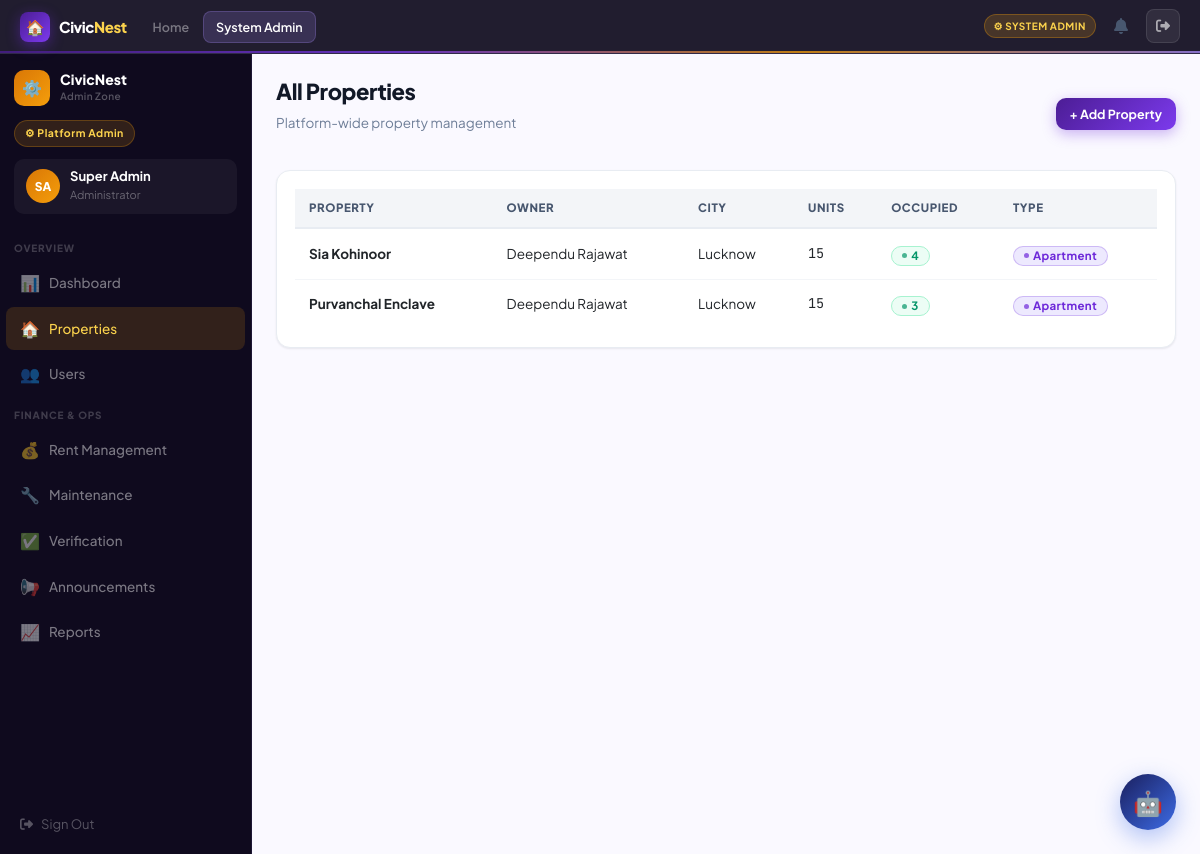
Screenshot of /admin-zone/properties/ (signed in) with the database file from the repository.
### accounts/models.py (models this page shows, shortened)
class User(AbstractUser):
    ROLE_CHOICES = [
        ('admin','Platform Admin'),
        ('owner','Property Owner'),
        ('tenant','Tenant'),
        ('society_admin','Society Admin'),
    ]
    role = models.CharField(max_length=20, choices=ROLE_CHOICES, default='tenant')
    phone = models.CharField(max_length=15, blank=True)
    avatar_initials = models.CharField(max_length=3, blank=True)
    profile_photo = models.ImageField(upload_to='avatars/', blank=True, null=True)

### core/models.py (models this page shows, shortened)
class Property(models.Model):
    TYPE_CHOICES = [('apartment','Apartment'),('villa','Villa'),('commercial','Commercial'),('pg','PG/Hostel')]
    owner = models.ForeignKey(User, on_delete=models.CASCADE, related_name='properties')
    name = models.CharField(max_length=200)
    address = models.TextField()
    city = models.CharField(max_length=100)
    state = models.CharField(max_length=100)
    pincode = models.CharField(max_length=10)
    property_type = models.CharField(max_length=20, choices=TYPE_CHOICES, default='apartment')
    total_units = models.PositiveIntegerField(default=1)
    description = models.TextField(blank=True)
    society_admin = models.ForeignKey(User, on_delete=models.SET_NULL, null=True, blank=True, related_name='managed_properties')
    is_active = models.BooleanField(default=True)
    created_at = models.DateTimeField(auto_now_add=True)
    def occupied_units(self):
        return self.units.filter(is_occupied=True).count()

### core/views.py (the view, shortened to what this page needs)
# urls.py: path('admin-zone/properties/', views.admin_properties, name='admin_properties'),
@role_required("admin")
def admin_properties(request):
    props = Property.objects.all().select_related("owner").order_by("-created_at")
    return render(request, "admin_zone/properties.html", {"props": props, "owners": User.objects.filter(role="owner")})

### core/views.py (called while the page is built)
def role_required(*roles):
    def decorator(view):
        @functools.wraps(view)
        def wrapper(request, *args, **kwargs):
            if not request.user.is_authenticated:
                return redirect("/accounts/login/")
            if request.user.is_staff or request.user.is_superuser:
                return view(request, *args, **kwargs)
            if request.user.role not in roles:
                messages.error(request, "Access denied.")
                return redirect("/")
            return view(request, *args, **kwargs)
        return wrapper
    return decorator

### templates/admin_zone/properties.html (shortened to what this page needs)
{% extends "base.html" %}
{% block nav_admin %}active{% endblock %}
{% block content %}
<div class="shell">
  {% with active="props" %}{% include "partials/sidebar_admin.html" %}{% endwith %}
  <div class="main"><div class="panel fade-up">
    <div class="pg-intro d-flex align-items-center justify-content-between flex-wrap gap-2">
      <div><h2>All Properties</h2><p>Platform-wide property management</p></div>
      <button onclick="document.getElementById('ap').style.display=document.getElementById('ap').style.display=='none'?'block':'none'" class="btn-tp btn-primary btn-sm">+ Add Property</button>
    </div>
    <div class="card">
      <table class="tp-table">
        <thead><tr><th>Property</th><th>Owner</th><th>City</th><th>Units</th><th>Occupied</th><th>Type</th></tr></thead>
        <tbody>{% for p in props %}
        <tr>
          <td style="font-weight:700;">{{ p.name }}</td>
          <td>{{ p.owner.get_full_name|default:p.owner.username }}</td>
          <td>{{ p.city }}</td>
          <td style="font-family:var(--mono);">{{ p.total_units }}</td>
          <td><span class="badge b-paid">{{ p.occupied_units }}</span></td>
          <td><span class="badge b-info">{{ p.get_property_type_display }}</span></td>
        </tr>
        {% empty %}<tr><td colspan="6" style="text-align:center;padding:30px;color:var(--g300);">No properties</td></tr>
        {% endfor %}</tbody>
      </table>
    </div>
  </div></div>
</div>
{% endblock %}

### templates/partials/sidebar_admin.html
<aside class="sidebar" id="tp-sidebar">
  <div class="sb-head">
    <div class="sb-logo"><div class="sb-logo-mark adm">⚙️</div><div><div class="sb-logo-text">CivicNest</div><div class="sb-logo-sub">Admin Zone</div></div></div>
    <div class="sb-zone-pill zp-adm">⚙ Platform Admin</div>
    <div class="sb-user"><div class="sb-av av-adm">{{ user.avatar_initials }}</div><div><div class="sb-uname">{{ user.get_full_name|default:user.username }}</div><div class="sb-urole">Administrator</div></div></div>
  </div>
  <div class="sb-sec">Overview</div>
  <a class="ni {% if active == 'dash' %}active-adm{% endif %}" href="/admin-zone/"><span class="ni-icon">📊</span>Dashboard</a>
  <a class="ni {% if active == 'props' %}active-adm{% endif %}" href="/admin-zone/properties/"><span class="ni-icon">🏠</span>Properties</a>
  <a class="ni {% if active == 'users' %}active-adm{% endif %}" href="/admin-zone/users/"><span class="ni-icon">👥</span>Users</a>
  <div class="sb-sec">Finance & Ops</div>
  <a class="ni {% if active == 'rent' %}active-adm{% endif %}" href="/admin-zone/rent/"><span class="ni-icon">💰</span>Rent Management</a>
  <a class="ni {% if active == 'maint' %}active-adm{% endif %}" href="/admin-zone/maintenance/"><span class="ni-icon">🔧</span>Maintenance</a>
  <a class="ni {% if active == 'verify' %}active-adm{% endif %}" href="/admin-zone/verify/"><span class="ni-icon">✅</span>Verification</a>
  <a class="ni {% if active == 'announce' %}active-adm{% endif %}" href="/admin-zone/announcements/"><span class="ni-icon">📢</span>Announcements</a>
  <a class="ni {% if active == 'reports' %}active-adm{% endif %}" href="/admin-zone/reports/"><span class="ni-icon">📈</span>Reports</a>
  <div class="sb-foot"><a href="/accounts/logout/" class="sb-logout"><i class="fa fa-right-from-bracket"></i> Sign Out</a></div>
</aside>

### rows the page displays
User: avatar_initials "SA", get_full_name "Super Admin"
Property: name "Sia Kohinoor", owner.get_full_name "Deependu Rajawat", city "Lucknow", total_units "15", occupied_units "4", property_type "Apartment"
Property: name "Purvanchal Enclave", owner.get_full_name "Deependu Rajawat", city "Lucknow", total_units "15", occupied_units "3", property_type "Apartment"
